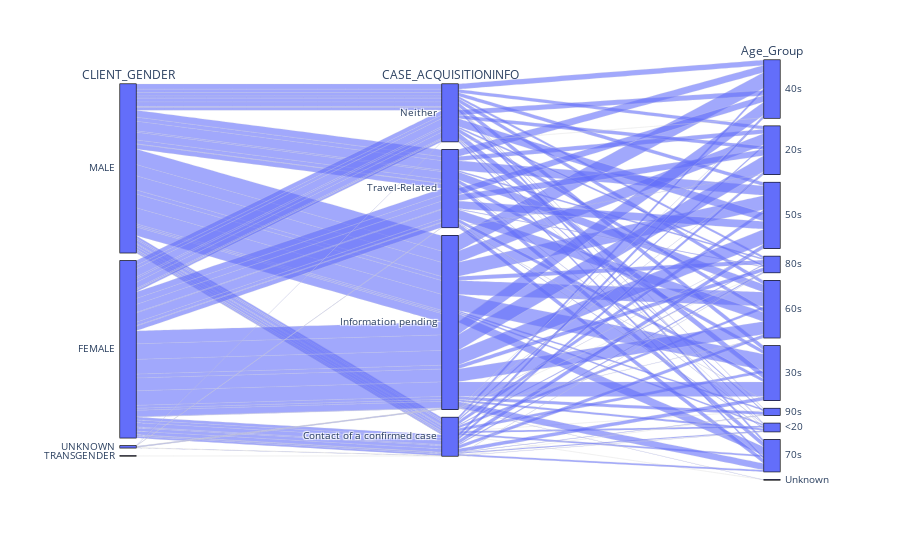

Notebook cell for this chart:
### Markdown cell above
The number of new cases does not increase on a linear model but rather, on a exponential model. From the late January 21st to early March 3rd, Ontario sees fewer than 50 cases. 15 days later, on March 20th, there were almost quadruple that in one day. March 20th was the day with highest number of new cases in the dataset. Afterward, the speed seems to drop quickly over a period of 3 weeks. This might be attributed to the government's decision to shutdown school in mid-March and decision to shutdown non-essetial business in late-March.

This graph demonstrate an important fact that many people seem to miss, shown by the media's dismissal of Covid-19 in January and February: diseases grow exponentially, not linearly. It may be 1 cases today, but given a few days, this number will grow out of control.

### Code cell
c19 = pd.read_csv("conposcovidloc.csv")

import plotly.express as px
a = c19[['CLIENT_GENDER','CASE_ACQUISITIONINFO','Age_Group']]
fig = px.parallel_categories(a)
fig

### Figure 1 — Plotly figure (JSON) as saved in the notebook; plotly's stock layout.template omitted (floating-point values rounded to 4 significant figures; data arrays with more than 128 entries replaced by an {"elided": "..."} marker saying what was removed)
{"data": [{"dimensions": [{"label": "CLIENT_GENDER", "values": {"elided": "2793 str values"}}, {"label": "CASE_ACQUISITIONINFO", "values": {"elided": "2793 str values"}}, {"label": "Age_Group", "values": {"elided": "2793 str values"}}], "domain": {"x": [0, 1], "y": [0, 1]}, "name": "", "type": "parcats"}], "layout": {"legend": {"tracegroupgap": 0}, "margin": {"t": 60}}}
